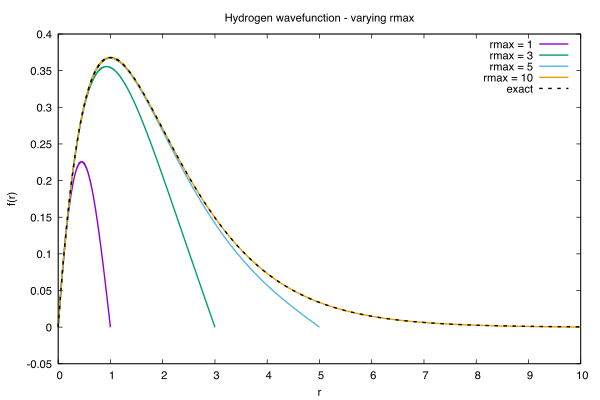

Generate this figure with gnuplot:
set terminal pdfcairo enhanced color font "Times,12" size 6in,4in
set output "wave_rmax.pdf"

set title "Hydrogen wavefunction - varying rmax"
set xlabel "r"
set ylabel "f(r)"

plot \
    "wave_rmax.dat" index 0 using 1:2 with lines lw 2 title "rmax = 1", \
    "wave_rmax.dat" index 1 using 1:2 with lines lw 2 title "rmax = 3", \
    "wave_rmax.dat" index 2 using 1:2 with lines lw 2 title "rmax = 5", \
    "wave_rmax.dat" index 3 using 1:2 with lines lw 2 title "rmax = 10", \
    "wave_rmax.dat" index 3 using 1:3 with lines lw 2 dt 2 lc rgb "black" title "exact"
